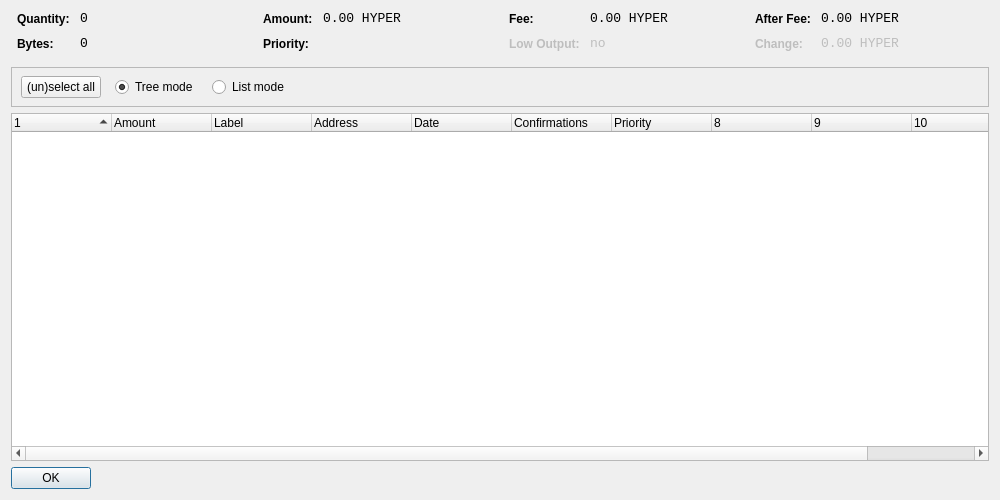
<?xml version="1.0" encoding="UTF-8"?>
<ui version="4.0">
 <class>CoinControlDialog</class>
 <widget class="QDialog" name="CoinControlDialog">
  <property name="geometry">
   <rect>
    <x>0</x>
    <y>0</y>
    <width>1000</width>
    <height>500</height>
   </rect>
  </property>
  <property name="windowTitle">
   <string>Coin Control</string>
  </property>
  <layout class="QVBoxLayout" name="verticalLayout">
   <item>
    <layout class="QHBoxLayout" name="horizontalLayoutTop" stretch="0,0,0,0">
     <property name="topMargin">
      <number>0</number>
     </property>
     <property name="bottomMargin">
      <number>10</number>
     </property>
     <item>
      <layout class="QFormLayout" name="formLayoutCoinControl1">
       <property name="horizontalSpacing">
        <number>10</number>
       </property>
       <property name="verticalSpacing">
        <number>10</number>
       </property>
       <property name="leftMargin">
        <number>6</number>
       </property>
       <property name="rightMargin">
        <number>6</number>
       </property>
       <item row="0" column="0">
        <widget class="QLabel" name="labelCoinControlQuantityText">
         <property name="styleSheet">
          <string notr="true">font-weight:bold;</string>
         </property>
         <property name="text">
          <string>Quantity:</string>
         </property>
        </widget>
       </item>
       <item row="0" column="1">
        <widget class="QLabel" name="labelCoinControlQuantity">
         <property name="font">
          <font>
           <family>Monospace</family>
           <pointsize>10</pointsize>
          </font>
         </property>
         <property name="cursor">
          <cursorShape>IBeamCursor</cursorShape>
         </property>
         <property name="contextMenuPolicy">
          <enum>Qt::ActionsContextMenu</enum>
         </property>
         <property name="text">
          <string>0</string>
         </property>
         <property name="textInteractionFlags">
          <set>Qt::LinksAccessibleByMouse|Qt::TextSelectableByKeyboard|Qt::TextSelectableByMouse</set>
         </property>
        </widget>
       </item>
       <item row="1" column="0">
        <widget class="QLabel" name="labelCoinControlBytesText">
         <property name="styleSheet">
          <string notr="true">font-weight:bold;</string>
         </property>
         <property name="text">
          <string>Bytes:</string>
         </property>
        </widget>
       </item>
       <item row="1" column="1">
        <widget class="QLabel" name="labelCoinControlBytes">
         <property name="font">
          <font>
           <family>Monospace</family>
           <pointsize>10</pointsize>
          </font>
         </property>
         <property name="cursor">
          <cursorShape>IBeamCursor</cursorShape>
         </property>
         <property name="contextMenuPolicy">
          <enum>Qt::ActionsContextMenu</enum>
         </property>
         <property name="text">
          <string>0</string>
         </property>
         <property name="textInteractionFlags">
          <set>Qt::LinksAccessibleByMouse|Qt::TextSelectableByKeyboard|Qt::TextSelectableByMouse</set>
         </property>
        </widget>
       </item>
      </layout>
     </item>
     <item>
      <layout class="QFormLayout" name="formLayoutCoinControl2">
       <property name="horizontalSpacing">
        <number>10</number>
       </property>
       <property name="verticalSpacing">
        <number>10</number>
       </property>
       <property name="leftMargin">
        <number>6</number>
       </property>
       <property name="rightMargin">
        <number>6</number>
       </property>
       <item row="0" column="0">
        <widget class="QLabel" name="labelCoinControlAmountText">
         <property name="styleSheet">
          <string notr="true">font-weight:bold;</string>
         </property>
         <property name="text">
          <string>Amount:</string>
         </property>
        </widget>
       </item>
       <item row="0" column="1">
        <widget class="QLabel" name="labelCoinControlAmount">
         <property name="font">
          <font>
           <family>Monospace</family>
           <pointsize>10</pointsize>
          </font>
         </property>
         <property name="cursor">
          <cursorShape>IBeamCursor</cursorShape>
         </property>
         <property name="contextMenuPolicy">
          <enum>Qt::ActionsContextMenu</enum>
         </property>
         <property name="text">
          <string>0.00 HYPER</string>
         </property>
         <property name="textInteractionFlags">
          <set>Qt::LinksAccessibleByMouse|Qt::TextSelectableByKeyboard|Qt::TextSelectableByMouse</set>
         </property>
        </widget>
       </item>
       <item row="1" column="0">
        <widget class="QLabel" name="labelCoinControlPriorityText">
         <property name="styleSheet">
          <string notr="true">font-weight:bold;</string>
         </property>
         <property name="text">
          <string>Priority:</string>
         </property>
        </widget>
       </item>
       <item row="1" column="1">
        <widget class="QLabel" name="labelCoinControlPriority">
         <property name="font">
          <font>
           <family>Monospace</family>
           <pointsize>10</pointsize>
          </font>
         </property>
         <property name="cursor">
          <cursorShape>IBeamCursor</cursorShape>
         </property>
         <property name="contextMenuPolicy">
          <enum>Qt::ActionsContextMenu</enum>
         </property>
         <property name="text">
          <string/>
         </property>
         <property name="textInteractionFlags">
          <set>Qt::LinksAccessibleByMouse|Qt::TextSelectableByKeyboard|Qt::TextSelectableByMouse</set>
         </property>
        </widget>
       </item>
      </layout>
     </item>
     <item>
      <layout class="QFormLayout" name="formLayoutCoinControl3">
       <property name="horizontalSpacing">
        <number>10</number>
       </property>
       <property name="verticalSpacing">
        <number>10</number>
       </property>
       <property name="leftMargin">
        <number>6</number>
       </property>
       <property name="rightMargin">
        <number>6</number>
       </property>
       <item row="0" column="0">
        <widget class="QLabel" name="labelCoinControlFeeText">
         <property name="styleSheet">
          <string notr="true">font-weight:bold;</string>
         </property>
         <property name="text">
          <string>Fee:</string>
         </property>
        </widget>
       </item>
       <item row="0" column="1">
        <widget class="QLabel" name="labelCoinControlFee">
         <property name="font">
          <font>
           <family>Monospace</family>
           <pointsize>10</pointsize>
          </font>
         </property>
         <property name="cursor">
          <cursorShape>IBeamCursor</cursorShape>
         </property>
         <property name="contextMenuPolicy">
          <enum>Qt::ActionsContextMenu</enum>
         </property>
         <property name="text">
          <string>0.00 HYPER</string>
         </property>
         <property name="textInteractionFlags">
          <set>Qt::LinksAccessibleByMouse|Qt::TextSelectableByKeyboard|Qt::TextSelectableByMouse</set>
         </property>
        </widget>
       </item>
       <item row="1" column="0">
        <widget class="QLabel" name="labelCoinControlLowOutputText">
         <property name="enabled">
          <bool>false</bool>
         </property>
         <property name="styleSheet">
          <string notr="true">font-weight:bold;</string>
         </property>
         <property name="text">
          <string>Low Output:</string>
         </property>
        </widget>
       </item>
       <item row="1" column="1">
        <widget class="QLabel" name="labelCoinControlLowOutput">
         <property name="enabled">
          <bool>false</bool>
         </property>
         <property name="font">
          <font>
           <family>Monospace</family>
           <pointsize>10</pointsize>
          </font>
         </property>
         <property name="cursor">
          <cursorShape>IBeamCursor</cursorShape>
         </property>
         <property name="contextMenuPolicy">
          <enum>Qt::ActionsContextMenu</enum>
         </property>
         <property name="text">
          <string>no</string>
         </property>
         <property name="textInteractionFlags">
          <set>Qt::LinksAccessibleByMouse|Qt::TextSelectableByKeyboard|Qt::TextSelectableByMouse</set>
         </property>
        </widget>
       </item>
      </layout>
     </item>
     <item>
      <layout class="QFormLayout" name="formLayoutCoinControl4">
       <property name="horizontalSpacing">
        <number>10</number>
       </property>
       <property name="verticalSpacing">
        <number>10</number>
       </property>
       <property name="leftMargin">
        <number>6</number>
       </property>
       <property name="rightMargin">
        <number>6</number>
       </property>
       <item row="0" column="0">
        <widget class="QLabel" name="labelCoinControlAfterFeeText">
         <property name="styleSheet">
          <string notr="true">font-weight:bold;</string>
         </property>
         <property name="text">
          <string>After Fee:</string>
         </property>
        </widget>
       </item>
       <item row="0" column="1">
        <widget class="QLabel" name="labelCoinControlAfterFee">
         <property name="font">
          <font>
           <family>Monospace</family>
           <pointsize>10</pointsize>
          </font>
         </property>
         <property name="cursor">
          <cursorShape>IBeamCursor</cursorShape>
         </property>
         <property name="contextMenuPolicy">
          <enum>Qt::ActionsContextMenu</enum>
         </property>
         <property name="text">
          <string>0.00 HYPER</string>
         </property>
         <property name="textInteractionFlags">
          <set>Qt::LinksAccessibleByMouse|Qt::TextSelectableByKeyboard|Qt::TextSelectableByMouse</set>
         </property>
        </widget>
       </item>
       <item row="1" column="0">
        <widget class="QLabel" name="labelCoinControlChangeText">
         <property name="enabled">
          <bool>false</bool>
         </property>
         <property name="styleSheet">
          <string notr="true">font-weight:bold;</string>
         </property>
         <property name="text">
          <string>Change:</string>
         </property>
        </widget>
       </item>
       <item row="1" column="1">
        <widget class="QLabel" name="labelCoinControlChange">
         <property name="enabled">
          <bool>false</bool>
         </property>
         <property name="font">
          <font>
           <family>Monospace</family>
           <pointsize>10</pointsize>
          </font>
         </property>
         <property name="cursor">
          <cursorShape>IBeamCursor</cursorShape>
         </property>
         <property name="contextMenuPolicy">
          <enum>Qt::ActionsContextMenu</enum>
         </property>
         <property name="text">
          <string>0.00 HYPER</string>
         </property>
         <property name="textInteractionFlags">
          <set>Qt::LinksAccessibleByMouse|Qt::TextSelectableByKeyboard|Qt::TextSelectableByMouse</set>
         </property>
        </widget>
       </item>
      </layout>
     </item>
    </layout>
   </item>
   <item>
    <widget class="QFrame" name="frame">
     <property name="minimumSize">
      <size>
       <width>0</width>
       <height>40</height>
      </size>
     </property>
     <property name="frameShape">
      <enum>QFrame::StyledPanel</enum>
     </property>
     <property name="frameShadow">
      <enum>QFrame::Sunken</enum>
     </property>
     <widget class="QWidget" name="horizontalLayoutWidget">
      <property name="geometry">
       <rect>
        <x>10</x>
        <y>0</y>
        <width>781</width>
        <height>41</height>
       </rect>
      </property>
      <layout class="QHBoxLayout" name="horizontalLayoutPanel" stretch="0,0,0,0">
       <property name="spacing">
        <number>14</number>
       </property>
       <item>
        <widget class="QPushButton" name="pushButtonSelectAll">
         <property name="sizePolicy">
          <sizepolicy hsizetype="Maximum" vsizetype="Fixed">
           <horstretch>0</horstretch>
           <verstretch>0</verstretch>
          </sizepolicy>
         </property>
         <property name="text">
          <string>(un)select all</string>
         </property>
        </widget>
       </item>
       <item>
        <widget class="QRadioButton" name="radioTreeMode">
         <property name="sizePolicy">
          <sizepolicy hsizetype="Maximum" vsizetype="Fixed">
           <horstretch>0</horstretch>
           <verstretch>0</verstretch>
          </sizepolicy>
         </property>
         <property name="text">
          <string>Tree mode</string>
         </property>
         <property name="checked">
          <bool>true</bool>
         </property>
        </widget>
       </item>
       <item>
        <widget class="QRadioButton" name="radioListMode">
         <property name="sizePolicy">
          <sizepolicy hsizetype="Maximum" vsizetype="Fixed">
           <horstretch>0</horstretch>
           <verstretch>0</verstretch>
          </sizepolicy>
         </property>
         <property name="text">
          <string>List mode</string>
         </property>
        </widget>
       </item>
       <item>
        <spacer name="horizontalSpacer">
         <property name="orientation">
          <enum>Qt::Horizontal</enum>
         </property>
         <property name="sizeHint" stdset="0">
          <size>
           <width>40</width>
           <height>20</height>
          </size>
         </property>
        </spacer>
       </item>
      </layout>
     </widget>
    </widget>
   </item>
   <item>
    <widget class="CoinControlTreeWidget" name="treeWidget">
     <property name="contextMenuPolicy">
      <enum>Qt::CustomContextMenu</enum>
     </property>
     <property name="sortingEnabled">
      <bool>false</bool>
     </property>
     <property name="columnCount">
      <number>11</number>
     </property>
     <attribute name="headerShowSortIndicator" stdset="0">
      <bool>true</bool>
     </attribute>
     <attribute name="headerStretchLastSection">
      <bool>false</bool>
     </attribute>
     <column>
      <property name="text">
       <string/>
      </property>
     </column>
     <column>
      <property name="text">
       <string>Amount</string>
      </property>
     </column>
     <column>
      <property name="text">
       <string>Label</string>
      </property>
     </column>
     <column>
      <property name="text">
       <string>Address</string>
      </property>
     </column>
     <column>
      <property name="text">
       <string>Date</string>
      </property>
     </column>
     <column>
      <property name="text">
       <string>Confirmations</string>
      </property>
      <property name="toolTip">
       <string>Confirmed</string>
      </property>
     </column>
     <column>
      <property name="text">
       <string>Priority</string>
      </property>
     </column>
     <column>
      <property name="text">
       <string/>
      </property>
     </column>
     <column>
      <property name="text">
       <string/>
      </property>
     </column>
     <column>
      <property name="text">
       <string/>
      </property>
     </column>
     <column>
      <property name="text">
       <string/>
      </property>
     </column>
    </widget>
   </item>
   <item>
    <widget class="QDialogButtonBox" name="buttonBox">
     <property name="sizePolicy">
      <sizepolicy hsizetype="Maximum" vsizetype="Fixed">
       <horstretch>0</horstretch>
       <verstretch>0</verstretch>
      </sizepolicy>
     </property>
     <property name="orientation">
      <enum>Qt::Horizontal</enum>
     </property>
     <property name="standardButtons">
      <set>QDialogButtonBox::Ok</set>
     </property>
    </widget>
   </item>
  </layout>
 </widget>
 <customwidgets>
  <customwidget>
   <class>CoinControlTreeWidget</class>
   <extends>QTreeWidget</extends>
   <header>coincontroltreewidget.h</header>
  </customwidget>
 </customwidgets>
 <resources/>
 <connections/>
</ui>
